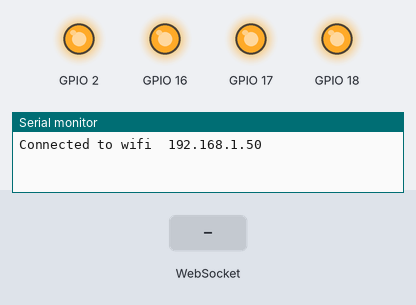
Recording of a program running on a simulated ESP32. Shown: output pins drawn as LEDs (lit = HIGH), the last lines printed to the serial monitor. Inputs (shaded band) come from the test bench. WiFi joins after 1.5 s; servers stay silent unless stated; storage starts empty.

Above: at 1.6 s.
At 4.7 s:
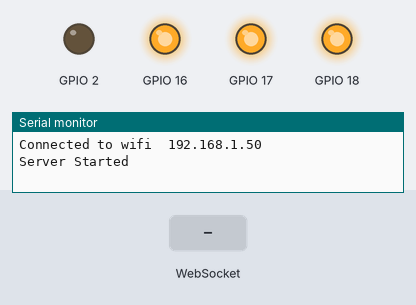
4.8 s: WebSocket text "1" received
Timing chart, 0 to 7.8 s (numbered marks = the images above; inputs shaded):
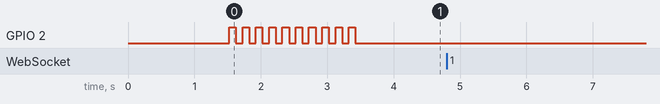

The program:

main.cpp
```cpp
#include <Arduino.h>
#include <WiFiManager.h>
#include <WiFi.h>
#include <DNSServer.h>
#include <LittleFS.h>
#include <ESPAsyncWebServer.h>
#include "wsEventHandler.h"
#include <ArduinoJson.h>

#define SSID "ESP32 SoftAP" // This is the SSID that ESP32 will broadcast
// #define CAPTIVE_DOMAIN "http://domain-name-to-show" // This is the SSID that ESP32 will broadcast
// Uncomment the following line to enable password in the wifi acces point
// #define PASSWORD "12345678" // password should be atleast 8 characters to make it work
#define DNS_PORT 53
// Options to enable serial printing
#define VERBOSE

DNSServer dnsServer;
AsyncWebServer server(80);
AsyncWebSocket websocket("/ws");

IPAddress localIp(192, 168, 1, 1);

void redirectToIndex(AsyncWebServerRequest *request)
{
#ifdef CAPTIVE_DOMAIN
  request->redirect(CAPTIVE_DOMAIN);
#else
  request->redirect("http://" + localIp.toString());
#endif
}

void setup()
{
  pinMode(2, OUTPUT);
  pinMode(16, OUTPUT);
  pinMode(17, OUTPUT);
  pinMode(18, OUTPUT);

  digitalWrite(2, LOW);
  digitalWrite(16, HIGH);
  digitalWrite(17, HIGH);
  digitalWrite(18, HIGH);
  Serial.begin(115200);

  WiFiManager wm;

  // reset settings - wipe stored credentials for testing
  // these are stored by the esp library
  // wm.resetSettings();

  // Automatically connect using saved credentials,
  // if connection fails, it starts an access point with the specified name ( "AutoConnectAP"),
  // if empty will auto generate SSID, if password is blank it will be anonymous AP (wm.autoConnect())
  // then goes into a blocking loop awaiting configuration and will return success result

  bool res;
  // res = wm.autoConnect(); // auto generated AP name from chipid
  // res = wm.autoConnect("AutoConnectAP"); // anonymous ap


  res = wm.autoConnect("AutoConnectAP"); // password protected ap

  if (!res)
  {
    Serial.println("Failed to connect");
    // ESP.restart();
  }
  else
  {

    if (!LittleFS.begin())
    {
      Serial.println("An Error has occurred while mounting LittleFS");
      return;
    }
    localIp = WiFi.localIP();
    dnsServer.start(DNS_PORT, "midominio.local", WiFi.localIP());
    Serial.println("Connected to wifi  "+ WiFi.localIP().toString());
    // bind websocket to async web server
    websocket.onEvent(wsEventHandler);
    server.addHandler(&websocket);
    // setup statuc web server
    server.serveStatic("/", LittleFS, "/www/")
        .setDefaultFile("index.html");
    // Captive portal to keep the client
    server.onNotFound(redirectToIndex);
    server.begin();

    for (int i = 0; i < 10; i++)
    {
      digitalWrite(2, HIGH);
      vTaskDelay(100 / portTICK_PERIOD_MS);
      digitalWrite(2, LOW);
      vTaskDelay(100 / portTICK_PERIOD_MS);
    }


#ifdef VERBOSE
    Serial.println("Server Started");
#endif
  }
}

void loop()
{
  // serve DNS request for captive portal
  dnsServer.processNextRequest();
  vTaskDelay(1 / portTICK_PERIOD_MS);
}
```

wsEventHandler.cpp
```cpp
#include <Arduino.h>
#include <ArduinoJson.h>
#include <ESPAsyncWebServer.h>
#include "wsEventHandler.h"

// allocate memory for recieved json data
#define BUFFER_SIZE 1024
StaticJsonDocument<BUFFER_SIZE> recievedJson;
// initial device state
char dataBuffer[BUFFER_SIZE] = "{\"type\":\"message\",\"LED\":false}";
AsyncWebSocketClient *clients[16];

void wsEventHandler(AsyncWebSocket *server, AsyncWebSocketClient *client, AwsEventType type, void *arg, uint8_t *data, size_t len)
{
  if (type == WS_EVT_DATA)
  {
    // save the response as newest device state
    for (int i = 0; i < len; ++i)
      dataBuffer[i] = data[i];
    dataBuffer[len] = '\0';

    // parse the recieved json data
    DeserializationError error = deserializeJson(recievedJson, (char *)data, len);
    if (error)
    {
      Serial.print(F("deserializeJson() failed: "));
      Serial.println(error.f_str());
      return;
    }

    if (strcmp(recievedJson["type"], "message") == 0)
    {
      Serial.println("message");
      bool led = recievedJson["LED"];
      //digitalWrite(2, led);
    }
    if (strcmp(recievedJson["type"], "velocity") == 0)
    {
      Serial.println("velocity");
      int velocity = recievedJson["velocity"];
      switch (velocity)
      {
      case 0:
        digitalWrite(16, HIGH);
        digitalWrite(17, HIGH);
        digitalWrite(18, HIGH);
        break;
      case 1:
        digitalWrite(16, LOW);
        digitalWrite(17, HIGH);
        digitalWrite(18, HIGH);
        break;
      case 2:
        digitalWrite(16, HIGH);
        digitalWrite(17, LOW);
        digitalWrite(18, HIGH);
        break;
      case 3:
        digitalWrite(16, HIGH);
        digitalWrite(17, HIGH);
        digitalWrite(18, LOW);
        break;

      default:
        break;
      }
      Serial.println(velocity);
    }

    // send ACK
    client->text(dataBuffer, len);
    // alert all other clients
    for (int i = 0; i < 16; ++i)
      if (clients[i] != NULL && clients[i] != client)
        clients[i]->text(dataBuffer, len);
  }
  else if (type == WS_EVT_CONNECT)
  {
    Serial.println("Websocket client connection received");
    // ACK with current state
    client->text(dataBuffer);
    // store connected client
    for (int i = 0; i < 16; ++i)
      if (clients[i] == NULL)
      {
        clients[i] = client;
        break;
      }
  }
  else if (type == WS_EVT_DISCONNECT)
  {
    Serial.println("Client disconnected");
    // remove client from storage
    for (int i = 0; i < 16; ++i)
      if (clients[i] == client)
        clients[i] = NULL;
  }
}
```

wsEventHandler.h
```cpp
void wsEventHandler(AsyncWebSocket *server, AsyncWebSocketClient *client, AwsEventType type, void *arg, uint8_t *data, size_t len);
```
